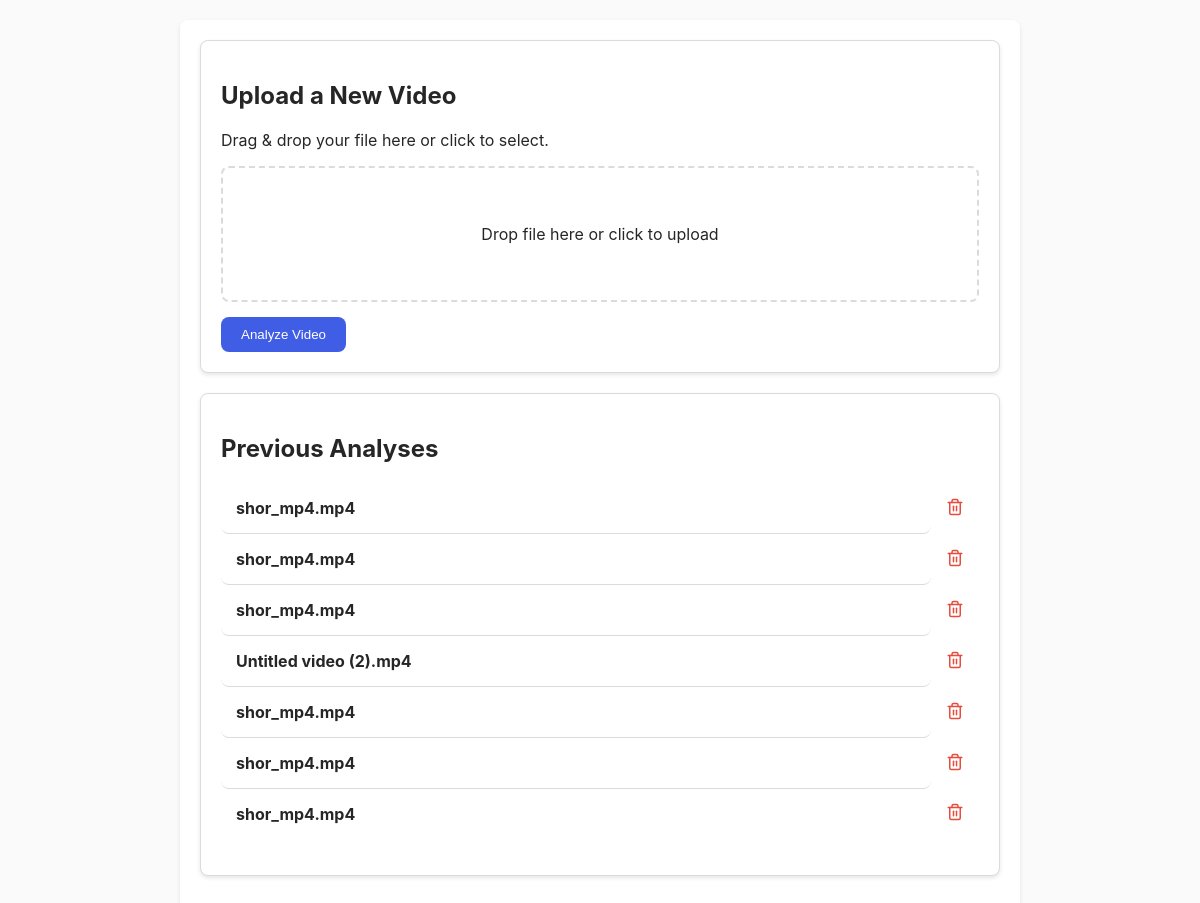
Before: / with the older database file.
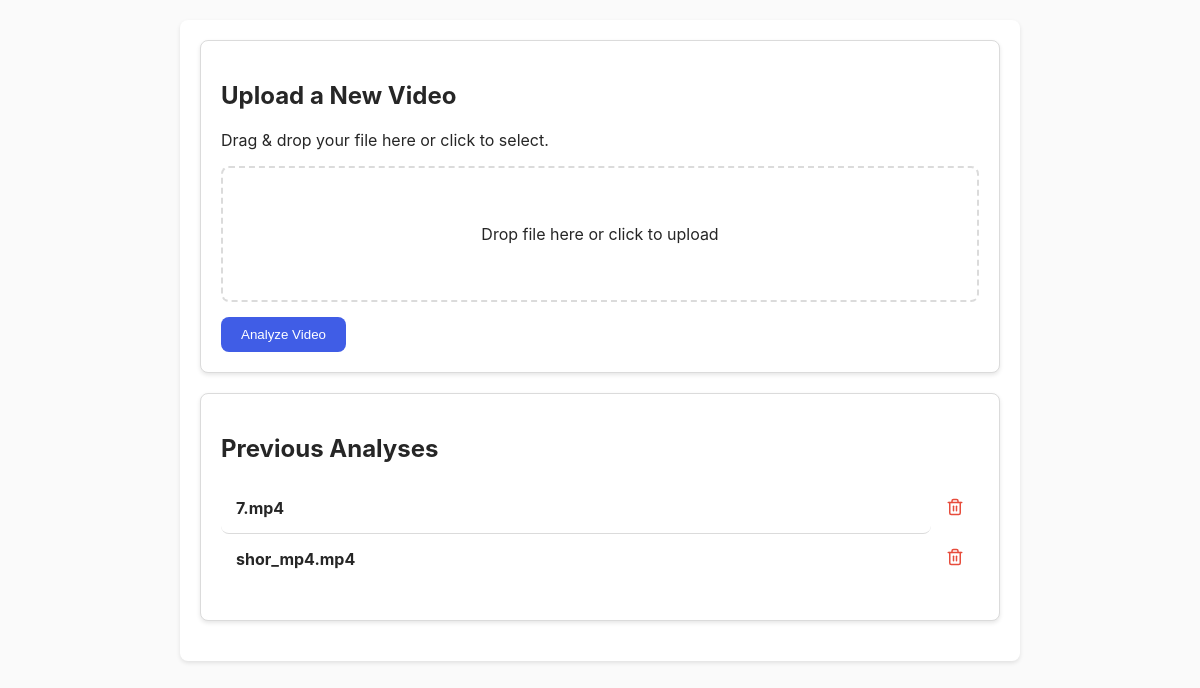
After: the same page with the newer database file.
### tables this page shows
CREATE TABLE videos (
        id INTEGER PRIMARY KEY AUTOINCREMENT,
        filename TEXT NOT NULL,
        original_filename TEXT NOT NULL,
        file_size INTEGER NOT NULL,
        mime_type TEXT NOT NULL,
        upload_url TEXT,
        transcript TEXT,
        created_at TIMESTAMP DEFAULT CURRENT_TIMESTAMP
    );

### app/main.py (the view)
@app.get("/", response_class=HTMLResponse)
async def read_root(request: Request):
    conn = get_db_connection()
    videos_cursor = conn.execute("SELECT id, original_filename, created_at FROM videos ORDER BY created_at DESC")
    videos = videos_cursor.fetchall()
    conn.close()
    return templates.TemplateResponse("index.html", {"request": request, "videos": videos})

### app/templates/index.html (shortened to what this page needs)
{% extends "base.html" %}
{% block content %}
<div class="container">
    <div class="upload-section card" x-data="fileUpload()">
        <h2>Upload a New Video</h2>
        <p>Drag & drop your file here or click to select.</p>
        <div
            class="drop-area"
            :class="{ 'drag-over': isDragging }"
            @dragover.prevent="isDragging = true"
            @dragleave.prevent="isDragging = false"
            @drop.prevent="handleDrop"
            @click="$refs.fileInput.click()"
        >
            <p x-show="!fileName">Drop file here or click to upload</p>
        </div>
        <button @click="submitForm" :disabled="!file || isUploading" class="button">
            <span x-show="!isUploading">Analyze Video</span>
        </button>
    </div>
    <div class="previous-videos-section card" x-data="fileUpload()">
        <h2>Previous Analyses</h2>
        {% if videos %}
            <ul class="video-list">
                {% for video in videos %}
                <li class="video-list-item" style="display: flex; align-items: center;">
                    <a href="/video/{{ video.id }}" style="flex-grow: 1; text-decoration: none; color: inherit; display: flex; justify-content: space-between; padding: 15px;">
                        <span class="filename">{{ video.original_filename }}</span>
                    </a>
                    <button @click.prevent.stop="deleteVideo({{ video.id }}, $event)" class="delete-button" style="background: none; border: none; cursor: pointer; color: #e74c3c; padding: 0 15px;">
                    </button>
                </li>
                {% endfor %}
            </ul>
        {% endif %}
    </div>
</div>
{% endblock %}

### app/templates/base.html (shortened to what this page needs)
<!DOCTYPE html>
<html lang="en">
<head>
    <link rel="stylesheet" href="/static/css/style.css">
</head>
<body>
    <div class="main-layout">
        <main class="content-area">
            {% block content %}{% endblock %}
        </main>
    </div>
</body>
</html>

### app/static/css/style.css (style rules this page uses)
:root { --primary: #405DE6; --secondary: #5851DB; --background: #FAFAFA; --text: #262626; --border: #DBDBDB; --radius: 8px; --shadow: 0 2px 4px rgba(0,0,0,0.1); }
body { font-family: -apple-system, BlinkMacSystemFont, "Segoe UI", Roboto, Helvetica, Arial, sans-serif; background-color: var(--background); color: var(--text); margin: 0; padding: 0; }
.container { max-width: 800px; margin: 0 auto; background-color: #fff; padding: 20px; border-radius: var(--radius); box-shadow: var(--shadow); }
.button { background-color: var(--primary); color: #fff; padding: 10px 20px; border-radius: var(--radius); text-decoration: none; display: inline-block; border: none; cursor: pointer; transition: background-color 0.2s, transform 0.1s; }
.main-layout { display: flex; }
.content-area { flex-grow: 1; padding: 20px; }

### app/templates/index.html (style rules this page uses)
.card { background-color: #fff; border: 1px solid var(--border); border-radius: var(--radius); padding: 20px; margin-bottom: 20px; box-shadow: var(--shadow); }
.drop-area { border: 2px dashed var(--border); border-radius: var(--radius); padding: 40px; text-align: center; cursor: pointer; transition: background-color 0.2s; margin-top: 15px; margin-bottom: 15px; }
.video-list { list-style: none; padding: 0; }
.video-list-item a { display: flex; justify-content: space-between; padding: 15px; border-radius: var(--radius); text-decoration: none; color: var(--text); transition: background-color 0.2s; border-bottom: 1px solid var(--border); }
.video-list-item:last-child a { border-bottom: none; }
.filename { font-weight: bold; }

Changed rows visible on the page:
removed videos: original_filename "shor_mp4.mp4"
removed videos: original_filename "shor_mp4.mp4"
removed videos: original_filename "shor_mp4.mp4"
removed videos: original_filename "Untitled video (2).mp4"
removed videos: original_filename "shor_mp4.mp4"
changed videos (number 1 of 2 on the later page): original_filename "shor_mp4.mp4" → "7.mp4"
